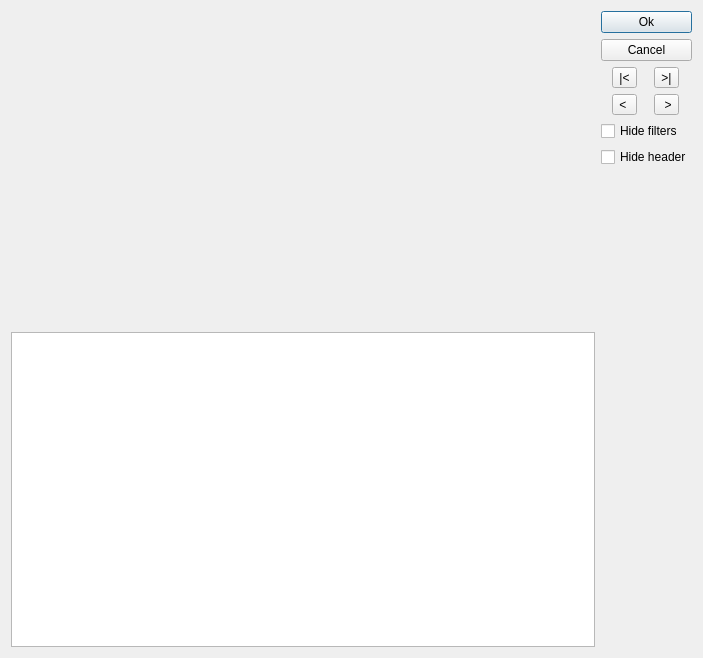
<ui version="4.0" >
 <class>Dialog</class>
 <widget class="QDialog" name="Dialog" >
  <property name="windowModality" >
   <enum>Qt::NonModal</enum>
  </property>
  <property name="geometry" >
   <rect>
    <x>0</x>
    <y>0</y>
    <width>703</width>
    <height>658</height>
   </rect>
  </property>
  <property name="windowTitle" >
   <string>Dialog</string>
  </property>
  <layout class="QGridLayout" name="gridLayout_2" >
   <item row="0" column="0" >
    <widget class="TWDataZoom" name="dataZoom" >
     <property name="toolTip" >
      <string>The TWDataZoom Widget</string>
     </property>
     <property name="whatsThis" >
      <string>Zoom Dialog</string>
     </property>
    </widget>
   </item>
   <item rowspan="2" row="0" column="1" >
    <layout class="QVBoxLayout" name="verticalLayout" >
     <item>
      <widget class="QPushButton" name="okPushButton" >
       <property name="focusPolicy" >
        <enum>Qt::StrongFocus</enum>
       </property>
       <property name="text" >
        <string>Ok</string>
       </property>
      </widget>
     </item>
     <item>
      <widget class="QPushButton" name="cancelPushButton" >
       <property name="focusPolicy" >
        <enum>Qt::StrongFocus</enum>
       </property>
       <property name="text" >
        <string>Cancel</string>
       </property>
      </widget>
     </item>
     <item>
      <layout class="QGridLayout" name="gridLayout" >
       <property name="sizeConstraint" >
        <enum>QLayout::SetDefaultConstraint</enum>
       </property>
       <item row="0" column="0" >
        <widget class="QToolButton" name="firstToolButton" >
         <property name="text" >
          <string>|&lt;</string>
         </property>
        </widget>
       </item>
       <item row="0" column="1" >
        <widget class="QToolButton" name="lastToolButton" >
         <property name="text" >
          <string>>|</string>
         </property>
        </widget>
       </item>
       <item row="1" column="0" >
        <widget class="QToolButton" name="prevToolButton" >
         <property name="text" >
          <string>&lt; </string>
         </property>
        </widget>
       </item>
       <item row="1" column="1" >
        <widget class="QToolButton" name="nextToolButton" >
         <property name="text" >
          <string> ></string>
         </property>
        </widget>
       </item>
      </layout>
     </item>
     <item>
      <widget class="QCheckBox" name="filterHideCheckBox" >
       <property name="text" >
        <string>Hide filters</string>
       </property>
      </widget>
     </item>
     <item>
      <widget class="QCheckBox" name="headerHideCheckBox" >
       <property name="text" >
        <string>Hide header</string>
       </property>
      </widget>
     </item>
     <item>
      <spacer>
       <property name="orientation" >
        <enum>Qt::Vertical</enum>
       </property>
       <property name="sizeHint" stdset="0" >
        <size>
         <width>72</width>
         <height>358</height>
        </size>
       </property>
      </spacer>
     </item>
    </layout>
   </item>
   <item row="1" column="0" >
    <widget class="QTextBrowser" name="textBrowser" >
     <property name="sizePolicy" >
      <sizepolicy vsizetype="Minimum" hsizetype="Expanding" >
       <horstretch>0</horstretch>
       <verstretch>0</verstretch>
      </sizepolicy>
     </property>
    </widget>
   </item>
  </layout>
 </widget>
 <customwidgets>
  <customwidget>
   <class>TWDataZoom</class>
   <extends>QWidget</extends>
   <header>twdatazoom.h</header>
  </customwidget>
 </customwidgets>
 <resources>
  <include location="../../resources/libimgresource.qrc" />
 </resources>
 <connections>
  <connection>
   <sender>okPushButton</sender>
   <signal>clicked()</signal>
   <receiver>Dialog</receiver>
   <slot>accept()</slot>
   <hints>
    <hint type="sourcelabel" >
     <x>692</x>
     <y>33</y>
    </hint>
    <hint type="destinationlabel" >
     <x>354</x>
     <y>0</y>
    </hint>
   </hints>
  </connection>
  <connection>
   <sender>cancelPushButton</sender>
   <signal>clicked()</signal>
   <receiver>Dialog</receiver>
   <slot>reject()</slot>
   <hints>
    <hint type="sourcelabel" >
     <x>692</x>
     <y>67</y>
    </hint>
    <hint type="destinationlabel" >
     <x>512</x>
     <y>128</y>
    </hint>
   </hints>
  </connection>
  <connection>
   <sender>firstToolButton</sender>
   <signal>clicked()</signal>
   <receiver>dataZoom</receiver>
   <slot>moveFirst()</slot>
   <hints>
    <hint type="sourcelabel" >
     <x>624</x>
     <y>88</y>
    </hint>
    <hint type="destinationlabel" >
     <x>572</x>
     <y>98</y>
    </hint>
   </hints>
  </connection>
  <connection>
   <sender>prevToolButton</sender>
   <signal>clicked()</signal>
   <receiver>dataZoom</receiver>
   <slot>moveUp()</slot>
   <hints>
    <hint type="sourcelabel" >
     <x>631</x>
     <y>120</y>
    </hint>
    <hint type="destinationlabel" >
     <x>585</x>
     <y>120</y>
    </hint>
   </hints>
  </connection>
  <connection>
   <sender>lastToolButton</sender>
   <signal>clicked()</signal>
   <receiver>dataZoom</receiver>
   <slot>moveLast()</slot>
   <hints>
    <hint type="sourcelabel" >
     <x>679</x>
     <y>99</y>
    </hint>
    <hint type="destinationlabel" >
     <x>580</x>
     <y>175</y>
    </hint>
   </hints>
  </connection>
  <connection>
   <sender>nextToolButton</sender>
   <signal>clicked()</signal>
   <receiver>dataZoom</receiver>
   <slot>moveDown()</slot>
   <hints>
    <hint type="sourcelabel" >
     <x>679</x>
     <y>132</y>
    </hint>
    <hint type="destinationlabel" >
     <x>585</x>
     <y>305</y>
    </hint>
   </hints>
  </connection>
  <connection>
   <sender>filterHideCheckBox</sender>
   <signal>toggled(bool)</signal>
   <receiver>dataZoom</receiver>
   <slot>setHideFilterWidgets(bool)</slot>
   <hints>
    <hint type="sourcelabel" >
     <x>624</x>
     <y>150</y>
    </hint>
    <hint type="destinationlabel" >
     <x>578</x>
     <y>158</y>
    </hint>
   </hints>
  </connection>
  <connection>
   <sender>headerHideCheckBox</sender>
   <signal>toggled(bool)</signal>
   <receiver>dataZoom</receiver>
   <slot>setHeaderHidden(bool)</slot>
   <hints>
    <hint type="sourcelabel" >
     <x>648</x>
     <y>181</y>
    </hint>
    <hint type="destinationlabel" >
     <x>518</x>
     <y>242</y>
    </hint>
   </hints>
  </connection>
  <connection>
   <sender>dataZoom</sender>
   <signal>oneRowResult(QString)</signal>
   <receiver>textBrowser</receiver>
   <slot>setText(QString)</slot>
   <hints>
    <hint type="sourcelabel" >
     <x>144</x>
     <y>304</y>
    </hint>
    <hint type="destinationlabel" >
     <x>167</x>
     <y>509</y>
    </hint>
   </hints>
  </connection>
 </connections>
</ui>
